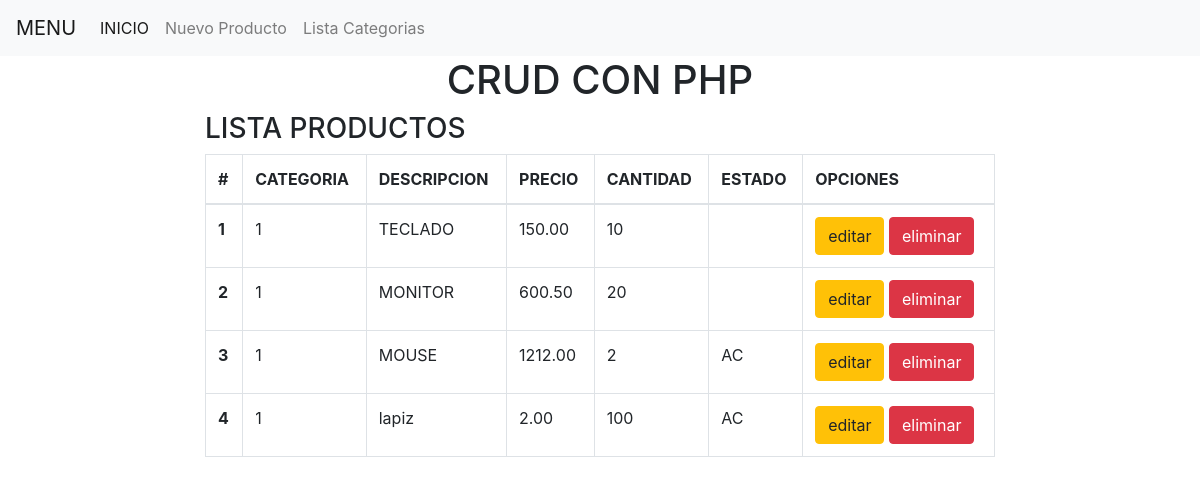
The page / on the database its author committed.
### tables this page shows
CREATE TABLE IF NOT EXISTS `productos` (
  `id` int(11) NOT NULL AUTO_INCREMENT,
  `codigo_categoria` int(11) NOT NULL,
  `descripcion` varchar(50) NOT NULL,
  `precio` decimal(10,2) NOT NULL,
  `cantidad` int(11) NOT NULL,
  `estado` varchar(5) NOT NULL,
  PRIMARY KEY (`id`)
);

### index.php (the view)
<?php
include 'cabecera.php';
include 'conexion.php';
$sel = $con->query("SELECT * FROM productos ");
?>
<div class="row">
	<div class="col-lg-2">
	</div>
	<div class="col-lg-8">
		<h3>LISTA PRODUCTOS</h3>
		<table class="table table-bordered">
		  <thead>
		    <tr>
		      <th scope="col">#</th>
		      <th scope="col">CATEGORIA</th>
		      <th scope="col">DESCRIPCION</th>
		      <th scope="col">PRECIO</th>
		      <th scope="col">CANTIDAD</th>
		      <th scope="col">ESTADO</th>
		      <th scope="col">OPCIONES</th>
		    </tr>
		  </thead>
		  <tbody>
		  	<?php
		  	$con = 1;
		  	while ($f = $sel->fetch_assoc()){?>
		    <tr>
		      <th scope="row"><?php echo $con++;?></th>
		      <td><?php echo $f['codigo_categoria']?></td>
		      <td><?php echo $f['descripcion']?></td>
		      <td><?php echo $f['precio']?></td>
		      <td><?php echo $f['cantidad']?></td>
		      <td><?php echo $f['estado']?></td>
		       <td><a href="editar.php?id=<?php echo $f['id'] ?>" class="btn btn-warning" >editar</a>
		       <a href="eliminar.php?id=<?php echo $f['id'] ?>" class="btn btn-danger" >eliminar</a></td>
		    </tr>
		  <?php }?>
		  </tbody>
		</table>
	</div>
	<div class="col-lg-2">
	</div>
</div>
<?php  include 'pie.php'?>

### cabecera.php (shortened to what this page needs)
<!DOCTYPE html>
<html>
<head>
  <link rel="stylesheet" href="recursos/bootstrap-4.3.1/dist/css/bootstrap.min.css">
</head>
<body>
<nav class="navbar navbar-expand-lg navbar-light bg-light">
  <a class="navbar-brand" href="">MENU</a>
  <div class="collapse navbar-collapse" id="navbarNavDropdown">
    <ul class="navbar-nav">
      <li class="nav-item active">
        <a class="nav-link" href="index.php">INICIO <span class="sr-only">(current)</span></a>
      </li>
      <li class="nav-item">
        <a class="nav-link" href="nuevo_producto.php">Nuevo Producto</a>
      </li>
      <li class="nav-item">
        <a class="nav-link" href="categorias.php">Lista Categorias</a>
      </li>
    </ul>
  </div>
</nav>
<center><h1>CRUD CON PHP</h1></center>

### pie.php (shortened to what this page needs)
</body>
</html>

### rows shown on the page
productos: codigo_categoria "1", descripcion "TECLADO", precio "150.00", cantidad "10"
productos: codigo_categoria "1", descripcion "MONITOR", precio "600.50", cantidad "20"
productos: codigo_categoria "1", descripcion "MOUSE", precio "1212.00", cantidad "2", estado "AC"
productos: codigo_categoria "1", descripcion "lapiz", precio "2.00", cantidad "100", estado "AC"
